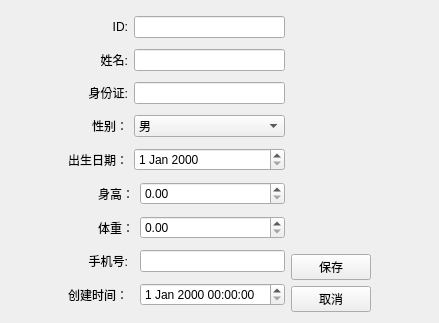
<?xml version="1.0" encoding="UTF-8"?>
<ui version="4.0">
 <class>patientEditView</class>
 <widget class="QWidget" name="patientEditView">
  <property name="geometry">
   <rect>
    <x>0</x>
    <y>0</y>
    <width>439</width>
    <height>323</height>
   </rect>
  </property>
  <property name="windowTitle">
   <string>编辑患者信息</string>
  </property>
  <layout class="QHBoxLayout" name="horizontalLayout">
   <item>
    <spacer name="horizontalSpacer">
     <property name="orientation">
      <enum>Qt::Orientation::Horizontal</enum>
     </property>
     <property name="sizeHint" stdset="0">
      <size>
       <width>91</width>
       <height>20</height>
      </size>
     </property>
    </spacer>
   </item>
   <item>
    <layout class="QGridLayout" name="gridLayout">
     <item row="4" column="0">
      <widget class="QLabel" name="label_5">
       <property name="text">
        <string>出生日期：</string>
       </property>
       <property name="alignment">
        <set>Qt::AlignmentFlag::AlignRight|Qt::AlignmentFlag::AlignTrailing|Qt::AlignmentFlag::AlignVCenter</set>
       </property>
      </widget>
     </item>
     <item row="7" column="0">
      <widget class="QLabel" name="label_8">
       <property name="text">
        <string>手机号:</string>
       </property>
       <property name="alignment">
        <set>Qt::AlignmentFlag::AlignRight|Qt::AlignmentFlag::AlignTrailing|Qt::AlignmentFlag::AlignVCenter</set>
       </property>
      </widget>
     </item>
     <item row="5" column="0" colspan="2">
      <widget class="QLabel" name="label_6">
       <property name="text">
        <string>身高：</string>
       </property>
       <property name="alignment">
        <set>Qt::AlignmentFlag::AlignRight|Qt::AlignmentFlag::AlignTrailing|Qt::AlignmentFlag::AlignVCenter</set>
       </property>
      </widget>
     </item>
     <item row="5" column="2">
      <widget class="QDoubleSpinBox" name="dbEditHeight"/>
     </item>
     <item row="0" column="0">
      <widget class="QLabel" name="label">
       <property name="text">
        <string>ID:</string>
       </property>
       <property name="alignment">
        <set>Qt::AlignmentFlag::AlignRight|Qt::AlignmentFlag::AlignTrailing|Qt::AlignmentFlag::AlignVCenter</set>
       </property>
      </widget>
     </item>
     <item row="1" column="0">
      <widget class="QLabel" name="label_2">
       <property name="text">
        <string>姓名:</string>
       </property>
       <property name="alignment">
        <set>Qt::AlignmentFlag::AlignRight|Qt::AlignmentFlag::AlignTrailing|Qt::AlignmentFlag::AlignVCenter</set>
       </property>
      </widget>
     </item>
     <item row="2" column="0">
      <widget class="QLabel" name="label_3">
       <property name="text">
        <string>身份证:</string>
       </property>
       <property name="alignment">
        <set>Qt::AlignmentFlag::AlignRight|Qt::AlignmentFlag::AlignTrailing|Qt::AlignmentFlag::AlignVCenter</set>
       </property>
      </widget>
     </item>
     <item row="6" column="0" colspan="2">
      <widget class="QLabel" name="label_7">
       <property name="text">
        <string>体重：</string>
       </property>
       <property name="alignment">
        <set>Qt::AlignmentFlag::AlignRight|Qt::AlignmentFlag::AlignTrailing|Qt::AlignmentFlag::AlignVCenter</set>
       </property>
      </widget>
     </item>
     <item row="3" column="0">
      <widget class="QLabel" name="label_4">
       <property name="text">
        <string>性别：</string>
       </property>
       <property name="alignment">
        <set>Qt::AlignmentFlag::AlignRight|Qt::AlignmentFlag::AlignTrailing|Qt::AlignmentFlag::AlignVCenter</set>
       </property>
      </widget>
     </item>
     <item row="3" column="1" colspan="2">
      <widget class="QComboBox" name="dccomboSex">
       <item>
        <property name="text">
         <string>男</string>
        </property>
       </item>
       <item>
        <property name="text">
         <string>女</string>
        </property>
       </item>
      </widget>
     </item>
     <item row="8" column="0">
      <widget class="QLabel" name="label_9">
       <property name="text">
        <string>创建时间：</string>
       </property>
       <property name="alignment">
        <set>Qt::AlignmentFlag::AlignRight|Qt::AlignmentFlag::AlignTrailing|Qt::AlignmentFlag::AlignVCenter</set>
       </property>
      </widget>
     </item>
     <item row="6" column="2">
      <widget class="QDoubleSpinBox" name="dbEditWeight"/>
     </item>
     <item row="7" column="2">
      <widget class="QLineEdit" name="dbEditMobile"/>
     </item>
     <item row="2" column="1" colspan="2">
      <widget class="QLineEdit" name="dbEditIDCard"/>
     </item>
     <item row="0" column="1" colspan="2">
      <widget class="QLineEdit" name="dbEditId"/>
     </item>
     <item row="4" column="1" colspan="2">
      <widget class="QDateEdit" name="dbEditDOB"/>
     </item>
     <item row="1" column="1" colspan="2">
      <widget class="QLineEdit" name="dbEditName"/>
     </item>
     <item row="8" column="2">
      <widget class="QDateTimeEdit" name="dbCreateTimeStamp"/>
     </item>
    </layout>
   </item>
   <item>
    <layout class="QVBoxLayout" name="verticalLayout">
     <item>
      <spacer name="verticalSpacer">
       <property name="orientation">
        <enum>Qt::Orientation::Vertical</enum>
       </property>
       <property name="sizeHint" stdset="0">
        <size>
         <width>20</width>
         <height>40</height>
        </size>
       </property>
      </spacer>
     </item>
     <item>
      <widget class="QPushButton" name="btnSave">
       <property name="text">
        <string>保存</string>
       </property>
      </widget>
     </item>
     <item>
      <widget class="QPushButton" name="pushButton_2">
       <property name="text">
        <string>取消</string>
       </property>
      </widget>
     </item>
    </layout>
   </item>
   <item>
    <spacer name="horizontalSpacer_2">
     <property name="orientation">
      <enum>Qt::Orientation::Horizontal</enum>
     </property>
     <property name="sizeHint" stdset="0">
      <size>
       <width>90</width>
       <height>20</height>
      </size>
     </property>
    </spacer>
   </item>
  </layout>
 </widget>
 <resources/>
 <connections/>
</ui>
